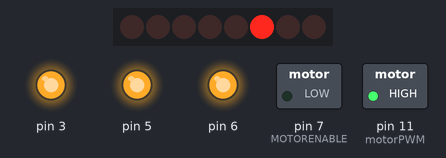
Bench run of a sketch on a simulated Arduino Uno, built with avr-gcc and run on an emulated ATmega328P. On the bench: 8 shift-register outputs drawn as a row of LEDs (first output left, lit = HIGH), switched loads named in the sketch (green lamp = pin HIGH), output pins drawn as LEDs (lit = HIGH). Wiring (inferred from the names in the program): shift register (74HC595): data pin 8; shift clock pin 4; latch pin 12. Wiring (inferred from the signals the program sends): row of LEDs: on Q0, Q1, Q2, Q3, Q4, Q5, Q6, Q7. Pins used as bus, display or sensor lines are not drawn; what the sketch prints to the serial monitor is not drawn.

Above: at 0.5 s.
At 2.5 s:
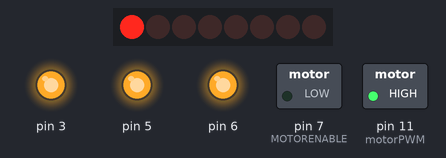
At 4.5 s:
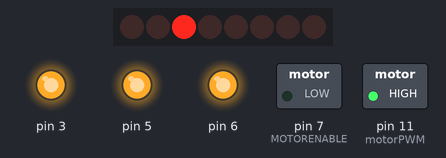
At 5.5 s:
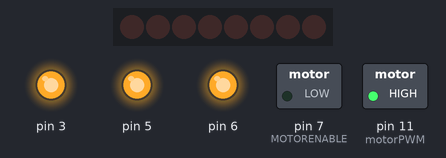
Timing chart, 0 to 7.8 s (numbered marks = the images above):
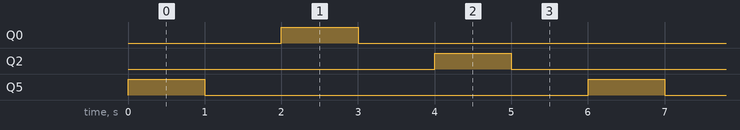

Measured:
- by itself, Q0, Q2, Q5: alternates HIGH for 1.0 s and LOW for 5.0 s
- by itself, everything shown: repeats every 6.0 s, in 6 steps

The sketch:

chords.ino
```cpp
/*
 * Movement and Motion
 * Elliot Grover
 * DIGF-1006FA Physical Computing
 * OCAD University
 * Created on: February 7th 2017
 * Based on:
 * Motor Shield - Arduino Playground - http://playground.arduino.cc/Main/AdafruitMotorShield
 */


// Arduino pins for the shift register
#define MOTORLATCH 12
#define MOTORCLK 4
#define MOTORENABLE 7
#define MOTORDATA 8

// 8-bit bus after the 74HC595 shift register
// (not Arduino pins)
// These are used to set the direction of the bridge driver.
#define MOTOR1_A 2
#define MOTOR1_B 3
#define MOTOR2_A 1
#define MOTOR2_B 4
#define MOTOR3_A 5
#define MOTOR3_B 7
#define MOTOR4_A 0
#define MOTOR4_B 6

// Arduino pins for the PWM signals.
#define MOTOR1_PWM 11
#define MOTOR2_PWM 3
#define MOTOR3_PWM 6
#define MOTOR4_PWM 5
#define SERVO1_PWM 10
#define SERVO2_PWM 9

void setup()
{
  Serial.begin(9600);
  Serial.println("Simple Motor Shield sketch");
  motor_output(MOTOR1_A, LOW, 255);
  motor_output(MOTOR2_A, LOW, 255);
  motor_output(MOTOR3_A, LOW, 255);
  motor_output(MOTOR4_A, LOW, 255);
}


void loop()
{  // Sending output to the solenoids associated with specific chords
  motor_output(MOTOR3_A, HIGH, 255);
  delay(1000);
  motor_output(MOTOR3_A, LOW, 255);
  delay(1000);
  motor_output(MOTOR4_A, HIGH, 255);
  delay(1000);
  motor_output(MOTOR4_A, LOW, 255);
  delay(1000);
  motor_output(MOTOR1_A, HIGH, 255);
  delay(1000);
  motor_output(MOTOR1_A, LOW, 255);
  delay(1000);
}

void motor(int nMotor, int command, int speed)
{
  int motorA, motorB;

  if (nMotor >= 1 && nMotor <= 4)
  {
    switch (nMotor)
    {
    case 1:
      motorA   = MOTOR1_A;
      motorB   = MOTOR1_B;
      break;
    case 2:
      motorA   = MOTOR2_A;
      motorB   = MOTOR2_B;
      break;
    case 3:
      motorA   = MOTOR3_A;
      motorB   = MOTOR3_B;
      break;
    case 4:
      motorA   = MOTOR4_A;
      motorB   = MOTOR4_B;
      break;
    default:
      break;
    }
  }
}


// Defines the motor ouput via the motor shield
void motor_output (int output, int high_low, int speed)
{
  int motorPWM;

  switch (output)
  {
  case MOTOR1_A:
  case MOTOR1_B:
    motorPWM = MOTOR1_PWM;
    break;
  case MOTOR2_A:
  case MOTOR2_B:
    motorPWM = MOTOR2_PWM;
    break;
  case MOTOR3_A:
  case MOTOR3_B:
    motorPWM = MOTOR3_PWM;
    break;
  case MOTOR4_A:
  case MOTOR4_B:
    motorPWM = MOTOR4_PWM;
    break;
  default:
    // Use speed as error flag, -3333 = invalid output.
    speed = -3333;
    break;
  }

  if (speed != -3333)
  {
    // Set the direction with the shift register
    // on the MotorShield, even if the speed = -1.
    // In that case the direction will be set, but
    // not the PWM.
    shiftWrite(output, high_low);

    // set PWM only if it is valid
    if (speed >= 0 && speed <= 255)
    {
      analogWrite(motorPWM, speed);
    }
  }
}

void shiftWrite(int output, int high_low)
{
  static int latch_copy;
  static int shift_register_initialized = false;

  // Do the initialization on the fly,
  // at the first time it is used.
  if (!shift_register_initialized)
  {
    // Set pins for shift register to output
    pinMode(MOTORLATCH, OUTPUT);
    pinMode(MOTORENABLE, OUTPUT);
    pinMode(MOTORDATA, OUTPUT);
    pinMode(MOTORCLK, OUTPUT);

    // Set pins for shift register to default value (low);
    digitalWrite(MOTORDATA, LOW);
    digitalWrite(MOTORLATCH, LOW);
    digitalWrite(MOTORCLK, LOW);
    // Enable the shift register, set Enable pin Low.
    digitalWrite(MOTORENABLE, LOW);

    // start with all outputs (of the shift register) low
    latch_copy = 0;

    shift_register_initialized = true;
  }

  // The defines HIGH and LOW are 1 and 0.
  // So this is valid.
  bitWrite(latch_copy, output, high_low);

  // Use the default Arduino 'shiftOut()' function to
  // shift the bits with the MOTORCLK as clock pulse.
  // The 74HC595 shiftregister wants the MSB first.
  // After that, generate a latch pulse with MOTORLATCH.
  shiftOut(MOTORDATA, MOTORCLK, MSBFIRST, latch_copy);
  delayMicroseconds(5);    // For safety, not really needed.
  digitalWrite(MOTORLATCH, HIGH);
  delayMicroseconds(5);    // For safety, not really needed.
  digitalWrite(MOTORLATCH, LOW);
}
```
